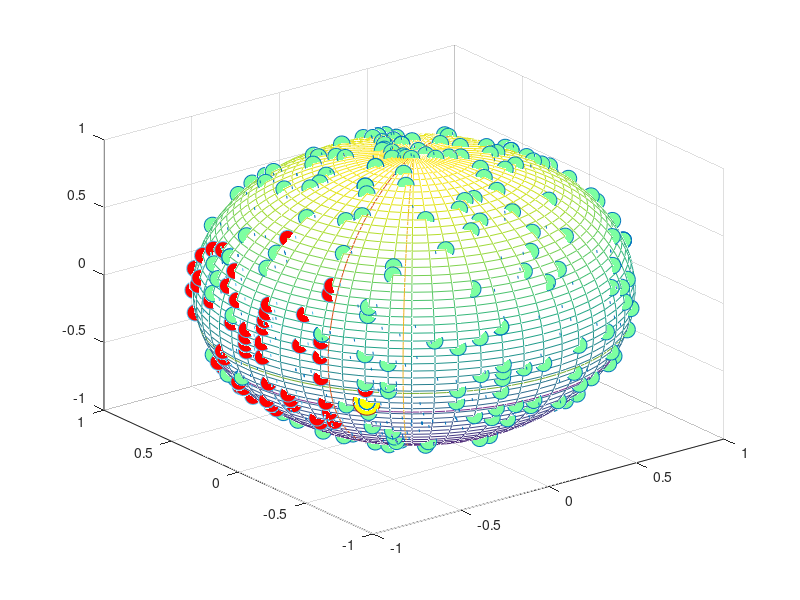

Write the MATLAB code that produced this figure. (Note: this script raises an error after producing the figure.)
% Generate a unit sphere
numPoints = 60; % that's per dimension

theta=linspace(0,2*pi,numPoints);
phi=linspace(0,pi,numPoints);
rho=1;

[meshTheta,meshPhi]=meshgrid(theta,phi);


x=rho*sin(meshPhi).*cos(meshTheta);
y=rho*sin(meshPhi).*sin(meshTheta);
z=rho*cos(meshPhi);

figure
mesh(x,y,z)
hold on

%% get a unique list of points

xAll = x(:);
yAll = y(:);
zAll = z(:);

allPoints = unique([x(:), y(:), z(:)], 'rows');
[numRows, ~] = size(allPoints);

% randomise the points
maxNumPoints = 300;
idxPoints = randi(numRows, [maxNumPoints, 1]);


xAll = allPoints(idxPoints, 1);
yAll = allPoints(idxPoints, 2);
zAll = allPoints(idxPoints, 3);

plot3(xAll,yAll,zAll, ...
'o', 'MarkerSize' , 12, ...
'MarkerFaceColor',[.49 1 .63]);


%%

pointsCentered = allPoints(idxPoints, :);

[currentAzimuth, currentElevation, currentRadius] = ...
  cart2sph(pointsCentered(:,1), ...
  pointsCentered(:,2), ...
  pointsCentered(:,3));

currentAzimuth   = currentAzimuth   + pi;
currentElevation = currentElevation + 0.5*pi;

% let's say we pick a point 
selectedPointIdx = 153; %randi(numPoints, 1);
selectedPointAz  = currentAzimuth(selectedPointIdx);
selectedPointEl  = currentElevation(selectedPointIdx);


%%

azimuthRange   = 10*pi/180;
elevationRange =  5*pi/180;

maxAzimuth     = selectedPointAz + azimuthRange;
minAzimuth     = selectedPointAz - azimuthRange;

maxElevation   = selectedPointEl + elevationRange;
minElevation   = selectedPointEl - elevationRange;

% pick every elevation point within the azimuth (include the other side!)
validAzimuth   = currentAzimuth <  maxAzimuth & ...
                 currentAzimuth >  minAzimuth;

% dark side of the moon...
if maxAzimuth >= pi
    darkSideMaxAzimuth = maxAzimuth - pi;
    darkSideMinAzimuth = minAzimuth - pi;
else
    darkSideMaxAzimuth = maxAzimuth + pi;
    darkSideMinAzimuth = minAzimuth + pi;
end
    
    
validAzimuth   = validAzimuth   | ... 
                 currentAzimuth < darkSideMaxAzimuth & ...
                 currentAzimuth > darkSideMinAzimuth;             
             
             
validElevation = currentElevation < maxElevation & ...
                 currentElevation > minElevation;

idxClosePoints = find(validAzimuth | validElevation);

[~, idxSortedByAzEl] = ...
  sortrows([currentAzimuth(idxClosePoints), currentElevation(idxClosePoints)], [1,2]);

idxSorted = idxClosePoints(idxSortedByAzEl);

% find previous index in the re-arranged list
sortSelectedPointIdx = find(idxSorted == selectedPointIdx);

maxRadius     = max(currentRadius);
fullElevation = 0.5*(-pi:2*pi/100:pi);
fullAzimuth   = -pi:2*pi/100:pi;


%% create meridian rings

[xTemp, yTemp, zTemp] = sph2cart(minAzimuth-pi, fullElevation, maxRadius);
meridianLeftA  = [xTemp; yTemp; zTemp];
[xTemp, yTemp, zTemp] = sph2cart(minAzimuth   , fullElevation, maxRadius);
meridianLeftB  = [xTemp; yTemp; zTemp];
meridianLeft   = [meridianLeftA, meridianLeftB];

% dark side of the moon...
% if maxAzimuth >= pi
% end
    
[xTemp, yTemp, zTemp] = sph2cart(maxAzimuth-pi, fullElevation, maxRadius);
meridianRightA = [xTemp; yTemp; zTemp];
[xTemp, yTemp, zTemp] = sph2cart(maxAzimuth   , fullElevation, maxRadius);
meridianRightB = [xTemp; yTemp; zTemp];
meridianRight  = [meridianRightA, meridianRightB];

hold on,
plot3(meridianLeft(1,:), meridianLeft(2,:), meridianLeft(3,:));

hold on,
plot3(meridianRight(1,:), meridianRight(2,:), meridianRight(3,:));


%% create parallel rings

% x = r .* cos(elevation) .* cos(azimuth)
% y = r .* cos(elevation) .* sin(azimuth)
% z = r .* sin(elevation)

% that will make 'z' as a single number...

[xTemp, yTemp, zTemp] = sph2cart(fullAzimuth, minElevation-0.5*pi, maxRadius);
zTemp = zTemp.*ones(size(yTemp));
parallelDown = [xTemp; yTemp; zTemp];



[xTemp, yTemp, zTemp] = sph2cart(fullAzimuth, maxElevation-0.5*pi, maxRadius);
zTemp = zTemp.*ones(size(yTemp));
parallelUp = [xTemp; yTemp; zTemp];


hold on,
plot3(parallelDown(1,:), parallelDown(2,:), parallelDown(3,:));

hold on,
plot3(parallelUp(1,:), parallelUp(2,:), parallelUp(3,:));

%% 
hold on,

plot3(allPoints(idxSorted, 1), ...
      allPoints(idxSorted, 2), ...
      allPoints(idxSorted, 3), ...
      'o', 'MarkerSize' , 12, ...
      'MarkerFaceColor',[1 0 0]);

hold on,

plot3(pointsCentered(selectedPointIdx, 1), ...
      pointsCentered(selectedPointIdx, 2), ...
      pointsCentered(selectedPointIdx, 3), ...
      'o', 'MarkerSize' , 20, ...
      'MarkerFaceColor',[1 1 0]);




%% new devel

% equirectangular projection for the parallels
[parallelPath, meridianPath] = getMeridianAndParallel(currentAzimuth, currentElevation, selectedPointIdx);

idxParallel = [parallelPath.idxPointA];


plot3(pointsCentered(idxParallel, 1), ...
      pointsCentered(idxParallel, 2), ...
      pointsCentered(idxParallel, 3), ...
      'o', 'MarkerSize' , 10, ...
      'MarkerFaceColor',[0 1 1]);
    
    
idxMeridian = [meridianPath.idxPointA];

plot3(pointsCentered(idxMeridian, 1), ...
      pointsCentered(idxMeridian, 2), ...
      pointsCentered(idxMeridian, 3), ...
      'o', 'MarkerSize' , 10, ...
      'MarkerFaceColor',[0 1 1]);    

%%


figureLeft,
scatter(paralX, paralY)
hold on,
scatter(paralX(selectedPointIdx), paralY(selectedPointIdx), 'r', 'filled', 'LineWidth', 4 )



figureRight,
scatter(shiftedAz, shiftedEl)
hold on,
scatter(shiftedAz(selectedPointIdx), shiftedEl(selectedPointIdx), 'r', 'filled', 'LineWidth', 4 )